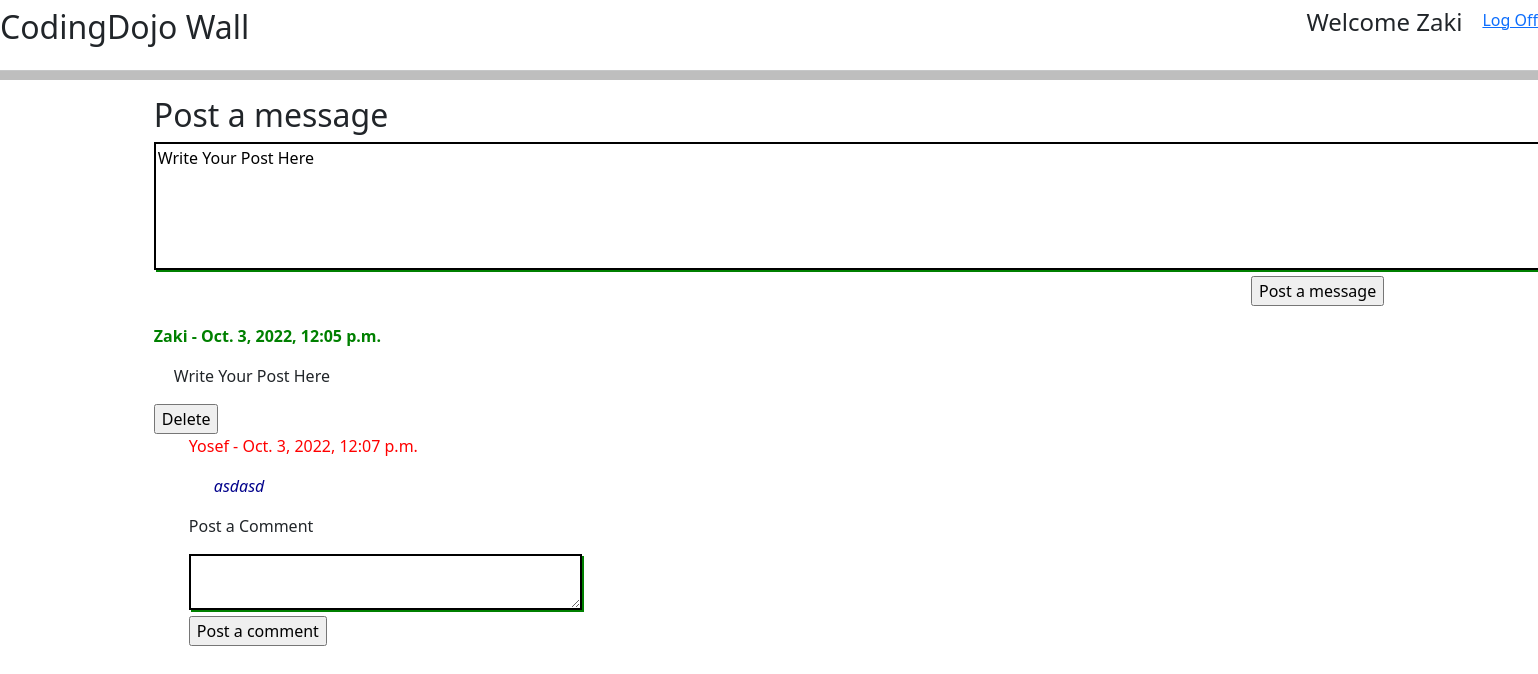
Screenshot of /wall/ (signed in) with the database file from the repository.
### first/models.py (models this page shows)
class User(models.Model):
    first_name = models.CharField(max_length=255)
    last_name = models.CharField(max_length=255)
    email= models.CharField(max_length=255)
    password= models.CharField(max_length=255)
    created_at = models.DateTimeField(auto_now_add=True)
    updated_at = models.DateTimeField(auto_now=True)
    objects=UserManager()

### thewall/models.py (models this page shows)
class Message(models.Model):
    message = models.CharField(max_length=255)
    users=models.ForeignKey(User,related_name="messages",on_delete = models.CASCADE)
    created_at = models.DateTimeField(auto_now_add=True)
    updated_at = models.DateTimeField(auto_now=True)

class Comment(models.Model):
    comment = models.CharField(max_length=255)
    users=models.ForeignKey(User,related_name="commentsuser",on_delete = models.CASCADE)
    messages=models.ForeignKey(Message,related_name="messagesuser",on_delete = models.CASCADE)
    created_at = models.DateTimeField(auto_now_add=True)
    updated_at = models.DateTimeField(auto_now=True)

### thewall/views.py (the view)
# urls.py: path('/', views.main),
def main(request):
    context = {
        "getallmessages":Message.objects.all(),
        "getallcommant":Comment.objects.all(),
    }
    if 'user_id' in request.session:
        return render(request,'comment.html',context)
    else:
        return render(request,'login.html',context)

### thewall/templates/comment.html (shortened to what this page needs)
<!DOCTYPE html>
<html lang="en">
<head>
    {% load static %}
    <link rel="stylesheet" href="{% static 'style1.css' %}">
    <link href="https://cdn.jsdelivr.net/npm/bootstrap@5.2.1/dist/css/bootstrap.min.css" rel="stylesheet">
</head>
<body>
    <div class="conainer">
        <div class="nav">
            <div class="nav1">
                <h2>CodingDojo Wall</h2>
            </div>
            <div class="nav2">
                <div><h4>Welcome {{request.session.rename}} </h4></div>
                <div><a href="/wall/logout">Log Off</a></div>
            </div>
        </div>
        <hr>
        <div class="message">
            <form action="/wall/addmessage" method="post">
                <h2>Post a message</h2>
                <textarea name="textarea" id="textarea" cols="150" rows="5">Write Your Post Here
                </textarea>
                <input type="submit" value="Post a message" id="in1">
            </form>
            <br>
            {% for i in getallmessages reversed %}
            <br>
            <p class="p21">{{i.users.first_name}} - {{i.created_at}}</p>
                <p class="p2">{{i.message}}</p>
            {% if i.users.id == request.session.user_id %}
                <form action="/wall/deletemessage" method="post">
                    <input type="submit" value="Delete">
                </form>
            {% endif %}
                {% for j in getallcommant %}
                    {% if j.messages.id == i.id %}
                    <p class="p3">{{j.users.first_name}} - {{j.created_at}}</p>
                    <p class="p4">{{j.comment}}</p>
                    {% endif %}
                {% endfor %}
                <form action="/wall/createcomment" method="post" class="p5">
                    <p>Post a Comment</p>
                    <textarea name="textarea2"  cols="40" rows="2"></textarea>
                    <br>
                    <input type="submit" value="Post a comment">
                </form>
            {% endfor %}
        </div>
    </div>
</body>
</html>

### thewall/static/style1.css (style rules this page uses)
.nav { display: flex; justify-content: space-between; }
.nav2 { display: flex; }
.nav2 div { margin-left: 20px; }
hr { height: 10px; background-color: black; }
.conainer { margin: 0.5% 0px !important; }
.message { margin: 0px 10%; }
#in1 { float:right; }
.p2 { margin-left: 20px; }
.p3 { color: red; margin-left: 35px; }
.p4 { color: darkblue; margin-left: 60px; font-style: italic; }
.p5 { margin-left: 35px; }
.p21 { color:green; font-weight: bolder; }
textarea { border:2px solid black; box-shadow: 2px 2px green; }

### rows the page displays
User: session.rename "Zaki"
Message: users.first_name "Zaki", created_at "Oct. 3, 2022, 12:05 p.m.", message "Write Your Post Here"
Comment: users.first_name "Yosef", created_at "Oct. 3, 2022, 12:07 p.m.", comment "asdasd"
